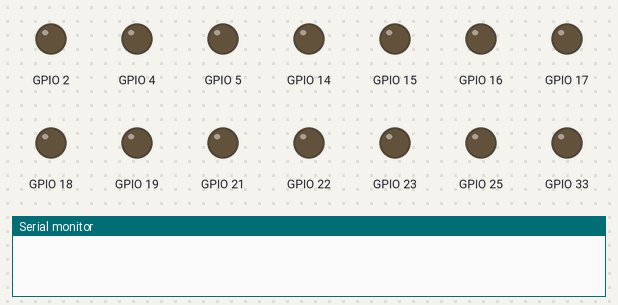
Bench run of a sketch on a simulated ESP32. Parts: output pins drawn as LEDs (lit = HIGH), the last lines printed to the serial monitor. WiFi joins after 1.5 s; servers stay silent unless stated; the local clock reads 2024-03-15 10:24:30 at power-on unless the sketch sets it; EEPROM starts erased.

Above: at 0.1 s.
At 3.6 s:
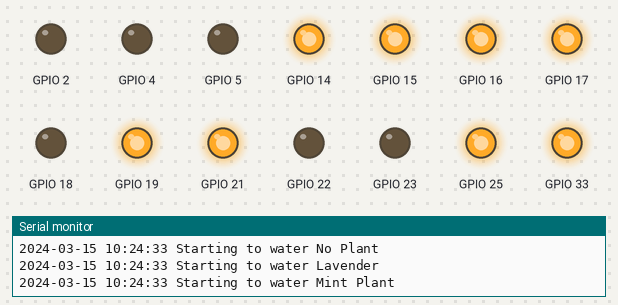
At 4.6 s:
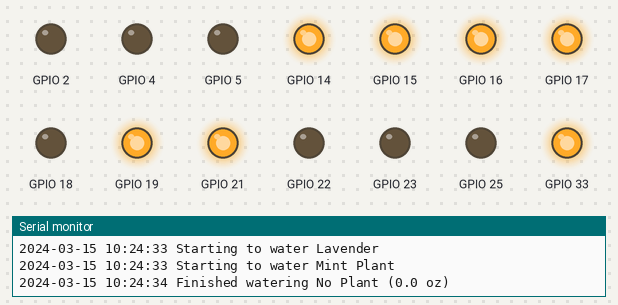
Timing chart, 0 to 6.1 s (numbered marks = the images above):
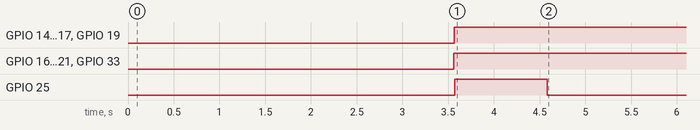

Measured:
- by itself, GPIO 14–17, GPIO 19, GPIO 21, GPIO 33: LOW → HIGH at 3.6 s
- by itself, GPIO 25: LOW → HIGH at 3.6 s, → LOW 1.0 s later

The sketch:

full_file_before_being_broken_up.ino
```cpp
#include <Arduino.h>
#include <WiFi.h>
#include <time.h>
#include <EEPROM.h>

#define EEPROM_SIZE (NUM_PUMPS * (sizeof(int) + WATERING_HISTORY_SIZE * (sizeof(time_t) + sizeof(float))))
#define WATERING_HISTORY_SIZE 5  // Number of watering events to store per plant
#define WATERING_TIME_ADDR 0  // Starting address for watering times

// WiFi credentials
const char* ssid = "ConnectoPatronum";
const char* password = "AccioInternet";

// Time server settings
const char* ntpServer = "pool.ntp.org";
const long gmtOffset_sec = -18000;    // EST is UTC-5 * 3600 = -18000
const int daylightOffset_sec = 3600;  // 1 hour DST

// Add additional NTP servers for redundancy
const char* ntpServer1 = "time.google.com";
const char* ntpServer2 = "time.cloudflare.com";

// Constants for flow rate calculations
const float OZ_PER_MINUTE = 12.0 / 4.0;  // 12 oz / 4 minutes = 3 oz per minute
const unsigned long MILLIS_PER_OZ = (4L * 60L * 1000L) / 12L;  // 20000 milliseconds per oz

// Structure to store watering event details
struct WateringEvent {
    time_t timestamp;
    float amount;
};

// Modified Plant structure to include watering history
struct Plant {
    const char* name;
    float ozPerWatering;
    int intervalMinutes;
    WateringEvent wateringHistory[WATERING_HISTORY_SIZE];  // Circular buffer of last 5 waterings
    int currentHistoryIndex;  // Index for circular buffer
    bool needsWatering;
};

struct Pump {
    int in1;
    int in2;
    int number;
    Plant* plant;
    bool isRunning;
    unsigned long startTime;
    unsigned long runDuration;
};

// // Plant definitions
Plant plants[] = {
    {"Prickly Pear", 3.0, 20160, {{0, 0}, {0, 0}, {0, 0}, {0, 0}, {0, 0}}, 0, false},
    {"Rosemary", 4.0, 10080, {{0, 0}, {0, 0}, {0, 0}, {0, 0}, {0, 0}}, 0, false},
    {"Fittonia", 2.5, 1440, {{0, 0}, {0, 0}, {0, 0}, {0, 0}, {0, 0}}, 0, false},
    {"Thyme", 3.0, 10080, {{0, 0}, {0, 0}, {0, 0}, {0, 0}, {0, 0}}, 0, false},
    {"Myrtle", 4.0, 4320, {{0, 0}, {0, 0}, {0, 0}, {0, 0}, {0, 0}}, 0, false},
    {"No Plant", 0.0, 100000, {{0, 0}, {0, 0}, {0, 0}, {0, 0}, {0, 0}}, 0, false},
    {"Lavender", 3.0, 14400, {{0, 0}, {0, 0}, {0, 0}, {0, 0}, {0, 0}}, 0, false},
    {"Mint Plant", 3.5, 2880, {{0, 0}, {0, 0}, {0, 0}, {0, 0}, {0, 0}}, 0, false}
};

// Plant definitions
// Plant plants[] = {
//     {"Prickly Pear", 2.0, 2, {{0, 0}, {0, 0}, {0, 0}, {0, 0}, {0, 0}}, 0, false},
//     {"Rosemary", 4.0, 1, {{0, 0}, {0, 0}, {0, 0}, {0, 0}, {0, 0}}, 0, false},
//     {"Fittonia", 1.5, 1, {{0, 0}, {0, 0}, {0, 0}, {0, 0}, {0, 0}}, 0, false},
//     {"Thyme", 2.0, 10, {{0, 0}, {0, 0}, {0, 0}, {0, 0}, {0, 0}}, 0, false},
//     {"No Plant", 0.0, 15, {{0, 0}, {0, 0}, {0, 0}, {0, 0}, {0, 0}}, 0, false},
//     {"Myrtle", 3.0, 5, {{0, 0}, {0, 0}, {0, 0}, {0, 0}, {0, 0}}, 0, false},
//     {"Lavender", 2.0, 2, {{0, 0}, {0, 0}, {0, 0}, {0, 0}, {0, 0}}, 0, false},
//     {"Mint Plant", 2.5, 20, {{0, 0}, {0, 0}, {0, 0}, {0, 0}, {0, 0}}, 0, false}
// };

Pump pumps[] = {
    {33, 23, 1, &plants[0], false, 0, 0},
    {21, 22, 2, &plants[1], false, 0, 0},
    {16, 4,  3, &plants[2], false, 0, 0},
    {15, 2,  4, &plants[3], false, 0, 0},
    {14, 27, 5, &plants[4], false, 0, 0},
    {25, 26, 6, &plants[5], false, 0, 0},
    {19, 18, 7, &plants[6], false, 0, 0},
    {17, 5,  8, &plants[7], false, 0, 0}
};

const int NUM_PUMPS = sizeof(pumps) / sizeof(pumps[0]);

bool syncTime() {
    // Configure NTP time with multiple servers
    configTime(gmtOffset_sec, daylightOffset_sec, ntpServer, ntpServer1, ntpServer2);

    struct tm timeinfo;
    int retries = 0;
    const int maxRetries = 10;

    while (!getLocalTime(&timeinfo) && retries < maxRetries) {
        Serial.println("Waiting for time sync...");
        retries++;
        delay(1000);
    }

    if (retries < maxRetries) {
        char timeStr[30];
        strftime(timeStr, sizeof(timeStr), "%Y-%m-%d %H:%M:%S", &timeinfo);
        Serial.printf("Time synchronized: %s\n", timeStr);
        return true;
    }

    Serial.println("Time sync failed!");
    return false;
}

void setupWiFi() {
    Serial.println("Connecting to WiFi...");
    WiFi.begin(ssid, password);

    int attempts = 0;
    while (WiFi.status() != WL_CONNECTED && attempts < 20) {
        delay(500);
        Serial.print(".");
        attempts++;
    }

    if (WiFi.status() == WL_CONNECTED) {
        Serial.println("\nWiFi connected");
        Serial.print("IP address: ");
        Serial.println(WiFi.localIP());

        // Configure time
        configTime(gmtOffset_sec, daylightOffset_sec, ntpServer);

        if (syncTime()) {
            struct tm timeinfo;
            if(getLocalTime(&timeinfo)){
                Serial.print("Current time: ");
                Serial.println(&timeinfo, "%A, %B %d %Y %H:%M:%S");
            }
        } else {
            Serial.println("Failed to sync time after multiple attempts");
        }
    } else {
        Serial.println("\nWiFi connection failed");
    }
}

void saveWateringTimes() {
    int addr = WATERING_TIME_ADDR;
    for (int i = 0; i < NUM_PUMPS; i++) {
        // Save current history index
        EEPROM.put(addr, plants[i].currentHistoryIndex);
        addr += sizeof(int);

        // Save watering history
        for (int j = 0; j < WATERING_HISTORY_SIZE; j++) {
            EEPROM.put(addr, plants[i].wateringHistory[j].timestamp);
            addr += sizeof(time_t);
            EEPROM.put(addr, plants[i].wateringHistory[j].amount);
            addr += sizeof(float);
        }
    }
    EEPROM.commit();
}


// Function to load watering times from EEPROM

// Modified loadWateringTimes to validate data
void loadWateringTimes() {
    int addr = WATERING_TIME_ADDR;
    time_t currentTime;
    time(&currentTime);

    for (int i = 0; i < NUM_PUMPS; i++) {
        // Load current history index
        int loadedIndex;
        EEPROM.get(addr, loadedIndex);
        addr += sizeof(int);

        // Validate index
        if (loadedIndex < 0 || loadedIndex >= WATERING_HISTORY_SIZE) {
            loadedIndex = 0;  // Reset if invalid
        }
        plants[i].currentHistoryIndex = loadedIndex;

        // Load watering history
        bool validHistory = true;
        for (int j = 0; j < WATERING_HISTORY_SIZE; j++) {
            time_t timestamp;
            EEPROM.get(addr, timestamp);
            addr += sizeof(time_t);
            float amount;
            EEPROM.get(addr, amount);
            addr += sizeof(float);

            // Validate timestamp and amount
            if (timestamp > currentTime || timestamp < 0 ||
                amount < 0 || amount > 100) {  // 100 oz as reasonable maximum
                validHistory = false;
                break;
            }

            plants[i].wateringHistory[j].timestamp = timestamp;
            plants[i].wateringHistory[j].amount = amount;
        }

        // If invalid data found, reset this plant's history
        if (!validHistory) {
            plants[i].currentHistoryIndex = 0;
            for (int j = 0; j < WATERING_HISTORY_SIZE; j++) {
                plants[i].wateringHistory[j].timestamp = 0;
                plants[i].wateringHistory[j].amount = 0;
            }
        }

        // Print loaded history
        if (plants[i].wateringHistory[0].timestamp != 0) {
            Serial.printf("Loaded watering history for %s:\n", plants[i].name);
            for (int j = 0; j < WATERING_HISTORY_SIZE; j++) {
                if (plants[i].wateringHistory[j].timestamp != 0) {
                    char timeStr[30];
                    struct tm* timeinfo = localtime(&plants[i].wateringHistory[j].timestamp);
                    if (timeinfo) {
                        strftime(timeStr, sizeof(timeStr), "%Y-%m-%d %H:%M:%S", timeinfo);
                        Serial.printf("  %s: %.1f oz\n", timeStr,
                                    plants[i].wateringHistory[j].amount);
                    }
                }
            }
        }
    }
}

void checkWateringNeeds() {
    struct tm timeinfo;
    if(!getLocalTime(&timeinfo)) {
        Serial.println("Failed to obtain time - skipping watering check");
        return;
    }

    time_t now = mktime(&timeinfo);

    for (int i = 0; i < NUM_PUMPS; i++) {
        Plant* plant = pumps[i].plant;
        if (plant->intervalMinutes == 0) continue;  // Skip unused pumps

        // Get most recent watering time
        int lastIndex = (plant->currentHistoryIndex - 1 + WATERING_HISTORY_SIZE)
                       % WATERING_HISTORY_SIZE;
        time_t lastWatered = plant->wateringHistory[lastIndex].timestamp;

        // Convert interval to seconds for comparison
        if (lastWatered == 0 || (now - lastWatered) >= (plant->intervalMinutes * 60)) {
            plant->needsWatering = true;
            pumps[i].runDuration = (unsigned long)(plant->ozPerWatering * MILLIS_PER_OZ);
        }
    }
}


void printPlantSchedules() {
    struct tm timeinfo;
    if(!getLocalTime(&timeinfo)) {
        Serial.println("Failed to obtain time");
        return;
    }

    char timeStr[30];
    strftime(timeStr, sizeof(timeStr), "%Y-%m-%d %H:%M:%S", &timeinfo);

    Serial.println("\nCurrent Watering Schedules:");
    Serial.printf("Current time: %s\n", timeStr);

    for (int i = 0; i < NUM_PUMPS; i++) {
        if (pumps[i].plant->intervalMinutes > 0) {
            Serial.printf("Pump %d - %s: %.1foz every %d minutes\n",
                pumps[i].number,
                pumps[i].plant->name,
                pumps[i].plant->ozPerWatering,
                pumps[i].plant->intervalMinutes);
        }
    }
}


// Modified waterPlants function that saves times after watering
// Modified waterPlants function to store watering history
void waterPlants() {
    struct tm timeinfo;
    if(!getLocalTime(&timeinfo)) {
        Serial.println("Failed to obtain time - skipping watering check");
        return;
    }

    time_t now = mktime(&timeinfo);
    unsigned long currentMillis = millis();
    bool needToSave = false;

    for (int i = 0; i < NUM_PUMPS; i++) {
        if (!pumps[i].isRunning && pumps[i].plant->needsWatering) {
            // Start watering
            pumpOn(pumps[i]);
            pumps[i].isRunning = true;
            pumps[i].startTime = currentMillis;

            char timeStr[30];
            strftime(timeStr, sizeof(timeStr), "%Y-%m-%d %H:%M:%S", &timeinfo);
            Serial.printf("%s Starting to water %s\n", timeStr, pumps[i].plant->name);
        }
        else if (pumps[i].isRunning) {
            if (currentMillis - pumps[i].startTime >= pumps[i].runDuration) {
                // Stop watering
                pumpOff(pumps[i]);
                pumps[i].isRunning = false;

                // Store watering event in history
                int currentIndex = pumps[i].plant->currentHistoryIndex;
                pumps[i].plant->wateringHistory[currentIndex].timestamp = now;
                pumps[i].plant->wateringHistory[currentIndex].amount =
                    pumps[i].plant->ozPerWatering;

                // Update circular buffer index
                pumps[i].plant->currentHistoryIndex =
                    (currentIndex + 1) % WATERING_HISTORY_SIZE;

                pumps[i].plant->needsWatering = false;
                needToSave = true;

                if(getLocalTime(&timeinfo)) {
                    char timeStr[30];
                    strftime(timeStr, sizeof(timeStr), "%Y-%m-%d %H:%M:%S", &timeinfo);
                    Serial.printf("%s Finished watering %s (%.1f oz)\n",
                                timeStr, pumps[i].plant->name,
                                pumps[i].plant->ozPerWatering);
                }
            }
        }
    }

    if (needToSave) {
        saveWateringTimes();
    }
}


 void resetEEPROM() {
    int addr = WATERING_TIME_ADDR;

    // Loop through each pump's data
    for (int i = 0; i < NUM_PUMPS; i++) {
        // Reset current history index
        EEPROM.put(addr, 0);
        addr += sizeof(int);

        // Reset watering history entries
        for (int j = 0; j < WATERING_HISTORY_SIZE; j++) {
            // Reset timestamp
            time_t zeroTime = 0;
            EEPROM.put(addr, zeroTime);
            addr += sizeof(time_t);

            // Reset amount
            float zeroAmount = 0.0;
            EEPROM.put(addr, zeroAmount);
            addr += sizeof(float);
        }
    }

    // Commit the changes to EEPROM
    if (EEPROM.commit()) {
        Serial.println("EEPROM successfully reset");
    } else {
        Serial.println("EEPROM reset failed");
    }
}

void resetPlantHistory(int plantIndex) {
    if (plantIndex < 0 || plantIndex >= NUM_PUMPS) {
        Serial.println("Invalid plant index");
        return;
    }

    // Calculate the starting address for this plant's data
    int addr = WATERING_TIME_ADDR +
               plantIndex * (sizeof(int) + WATERING_HISTORY_SIZE * (sizeof(time_t) + sizeof(float)));

    // Reset current history index
    EEPROM.put(addr, 0);
    addr += sizeof(int);

    // Reset watering history entries
    for (int j = 0; j < WATERING_HISTORY_SIZE; j++) {
        // Reset timestamp
        time_t zeroTime = 0;
        EEPROM.put(addr, zeroTime);
        addr += sizeof(time_t);

        // Reset amount
        float zeroAmount = 0.0;
        EEPROM.put(addr, zeroAmount);
        addr += sizeof(float);
    }

    // Also reset the plant's current memory values
    plants[plantIndex].currentHistoryIndex = 0;
    for (int j = 0; j < WATERING_HISTORY_SIZE; j++) {
        plants[plantIndex].wateringHistory[j].timestamp = 0;
        plants[plantIndex].wateringHistory[j].amount = 0;
    }

    // Commit the changes to EEPROM
    if (EEPROM.commit()) {
        Serial.printf("Successfully reset watering history for %s\n", plants[plantIndex].name);
    } else {
        Serial.printf("Failed to reset watering history for %s\n", plants[plantIndex].name);
    }
}

void setup() {
    Serial.begin(115200);

    // Initialize pump pins and ensure they're OFF
    for (int i = 0; i < NUM_PUMPS; i++) {
        pinMode(pumps[i].in1, OUTPUT);
        pinMode(pumps[i].in2, OUTPUT);
        digitalWrite(pumps[i].in1, LOW);
        digitalWrite(pumps[i].in2, LOW);
        pumpOff(pumps[i]);
    }

    delay(1000);  // Give the system time to stabilize


    // // Turn all pumps on full and leave them on
    // for (int i = 0; i < NUM_PUMPS; i++) {
    //     pumpOn(pumps[i]);
    // }
    //     delay(10000000);  // Give the system time to stabilize

    // WiFi setup with more robust connection handling
    WiFi.disconnect(true);
    WiFi.mode(WIFI_STA);
    delay(1000);

    // Increase WiFi power
    WiFi.setTxPower(WIFI_POWER_19_5dBm);

    setupWiFi();

    if (WiFi.status() != WL_CONNECTED || !syncTime()) {
        Serial.println("Initial setup failed - restarting...");
        delay(1000);
        ESP.restart();
    }

    // Initialize pump pins
    for (int i = 0; i < NUM_PUMPS; i++) {
        pinMode(pumps[i].in1, OUTPUT);
        pinMode(pumps[i].in2, OUTPUT);
        pumpOff(pumps[i]);
    }

        // Initialize EEPROM
    if (!EEPROM.begin(EEPROM_SIZE)) {
        Serial.println("Failed to initialize EEPROM");
        return;
    }
    // resetEEPROM();

    // Load saved watering times before connecting to WiFi
    // resetPlantHistory(4);  // Since Myrtle is at index 4
    loadWateringTimes();


    Serial.println("Plant Watering System Initialized");
    printPlantSchedules();
}


void loop() {
    static unsigned long lastWiFiCheck = 0;
    static unsigned long lastTimeSync = 0;
    unsigned long currentMillis = millis();

    // Check WiFi more frequently - every 5 minutes
    if (currentMillis - lastWiFiCheck >= 300000) {
        if (WiFi.status() != WL_CONNECTED) {
            Serial.println("WiFi disconnected - reconnecting...");
            setupWiFi();
        }
        lastWiFiCheck = currentMillis;
    }

    // Sync time every hour instead of 12 hours
    if (currentMillis - lastTimeSync >= 3600000) {
        if (!syncTime()) {
            Serial.println("Time sync failed - resetting...");
            ESP.restart();
        }
        lastTimeSync = currentMillis;
    }

    checkWateringNeeds();
    waterPlants();
    delay(1000);
}

void pumpOn(Pump& pump) {
    digitalWrite(pump.in1, HIGH);
    digitalWrite(pump.in2, LOW);
}

void pumpOff(Pump& pump) {
    digitalWrite(pump.in1, LOW);
    digitalWrite(pump.in2, LOW);
}
```
